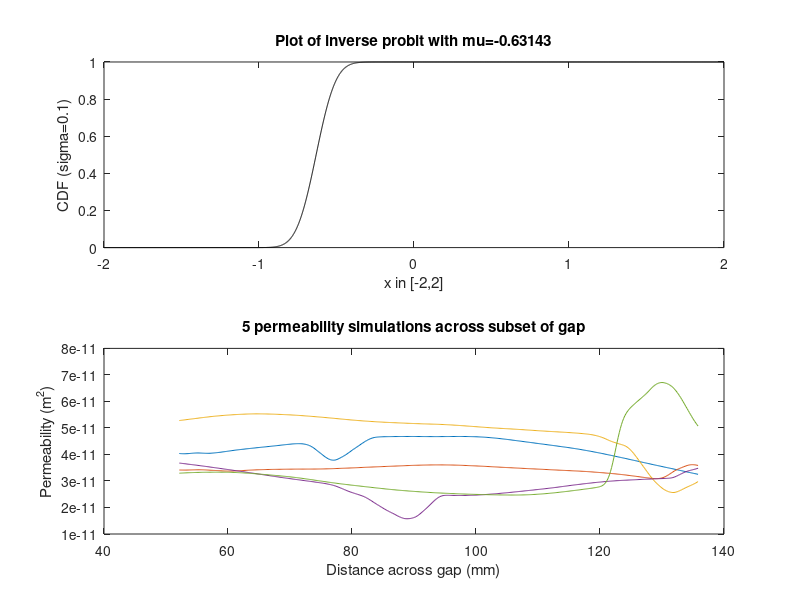

Recreate this plot in MATLAB. (Note: this script raises an error after producing the figure.)
%Step 1: Form covariance matrices and simulate the 3 processes on interval
X=1477.5:5:3847.5; %Define position of the different variables at centres of the box (1345 to 33325 is over the whole gap)
D=zeros(length(X),length(X)); %Initialise distance matrix
C=zeros(length(X),length(X)); %Initialise covariance matrix
C2=zeros(length(X),length(X)); %Initialise covariance matrix
C3=zeros(length(X),length(X)); %Initialise covariance matrix (X_3)
X=X*0.0353; %Convert the position in pixels into millimetres
phi1=[40.099, 1]; %Define correlation length and signal s.d. (pi_2)
phi2=[10.025, 1];  
phi3=[25, 1];
for i=1:length(X)
    for j=1:length(X)
        D(i,j)=sqrt((X(i)-X(j))^2); %Calculate Euclidean distance
        C(i,j)=(phi1(2)^2)*(1+(sqrt(5)/phi1(1))*D(i,j)+(5/(3*phi1(1)^2))*(D(i,j)^2))*exp(-(sqrt(5)/phi1(1))*D(i,j)); %Calculate covariance (Matern 5/2)
        C2(i,j)=(phi2(2)^2)*(1+(sqrt(5)/phi2(1))*D(i,j)+(5/(3*phi2(1)^2))*(D(i,j)^2))*exp(-(sqrt(5)/phi2(1))*D(i,j));
        C3(i,j)=(phi3(2)^2)*(1+(sqrt(5)/phi3(1))*D(i,j)+(5/(3*phi3(1)^2))*(D(i,j)^2))*exp(-(sqrt(5)/phi3(1))*D(i,j));
    end
end
mu1=(0.3226*1e-10)*ones(1,length(X)); %Define means of the variables (all same since stationary)
mu2=(0.3714*1e-10)*ones(1,length(X)); %Are these means correct?? 
mu3=zeros(1,length(X));
R1=mvnrnd(mu3,C,2000); %Simulate realisations of the first process, all of the below have mean zero (means added later)
R2=mvnrnd(mu3,C2,2000); %Second process 
R3=mvnrnd(mu3,C3,2000); %Third process 

%Step 2: Define smooth 'indicator' function and combine with the above to
%form the desired simulation
sigma=0.1; %This is the deviation of the indicator function, don't want too low so that it is reasonably differentiable
m=-0.6283*sqrt(1+sigma^2); %Define the mean of the indicator function from sigma, this comes from requiring E[Phi(X_3)]=pi_2
link=zeros(2000,length(X)); %Initialise these two matrices
GMix=zeros(2000,length(X));
for i=1:2000
    link(i,:)=normcdf(R3(i,:),m,sigma); %Use the normal cumulative distribution to find the values using the X3 simulation, this defines the values of the approx. indicator function
    GMix(i,:)=(mu1+6.14*1e-12*R1(i,:)).*link(i,:)+(mu2+1.4707*1e-11*R2(i,:)).*(ones(1,length(X))-link(i,:)); %Use form of model to obtain simulations, each row is one simulation
end



%% Step 3: Produce plots of the CDF and the simulation
figure(1);
subplot(2,1,1);
x=-2:0.001:2;
pcdf=normcdf(x,m,0.1);
plot(x,pcdf,'k-');
xlabel('x in [-2,2]');
ylabel(['CDF (sigma=',num2str(sigma),')']);
title(['Plot of inverse probit with mu=',num2str(m)]);

subplot(2,1,2);
plot(X,GMix(1,:),'-');
hold on
for j=2:5
    plot(X,GMix(j,:),'-');
end
hold off
xlabel('Distance across gap (mm)');
ylabel('Permeability (m^2)');
title('5 permeability simulations across subset of gap');

%% Section 
figure(2);
%subplot(2,1,1);
lag=0:1:400; %Define the vector of lags
acf=zeros(2000,length(lag)); %Initialise matrix of sample autocorrelations
variance=zeros(2000,1);
for k=1:2000 %This for loop finds the sample acf for each simulation in term, assigning each simulation to a row of acf
    mu=mean(GMix(k,:));
    [acf1,var]=sampleacf(GMix(k,:),400,mu);
    acf(k,:)=acf1;
    variance(k)=var;
end
ACFavg2=mean(acf); %Find the average of the sample autocorrelations 
VarAvg=mean(variance);
dist=lag*5*0.0353;
hold on
for l=1:10 %Plot first 10 sample autocorrelations
    plot(dist,acf(l,:),'-','LineWidth',0.1);
end
plot(dist,ACFavg2,'k-','LineWidth',2.5); %Make this line thicker than the rest 
hold off
xlabel('Distance (mm)');
ylabel('Autocorrelation');
title('Simulation Autocorrelations');

%% Section
subplot(2,1,2);
q=zeros(1,length(lag)-2);
TrueCov=YCovariance(lag,40.099,0,10.025,0,25,q);
TrueCorr=TrueCov/TrueCov(1); %Divide TrueCov by the variance to get the correlation
TrueCorr(length(TrueCorr))=0; %The last element is hugely negative for some reason, tried for many lags and always does the same thing 
plot(dist,TrueCorr,'b-');
hold on
ICov=TestIndicatorCov(lag,40.099,10.025,25);
ICorr=ICov/ICov(1);
ICorr(length(ICorr))=0;
plot(dist, ICorr,'r-');
hold off
xlabel('Distance (mm)');
ylabel('Autocorrelation');
title('Comparing Autocorrelations');
legend('Model ACF','Exact Indicator ACF','Location','northeast'); 

